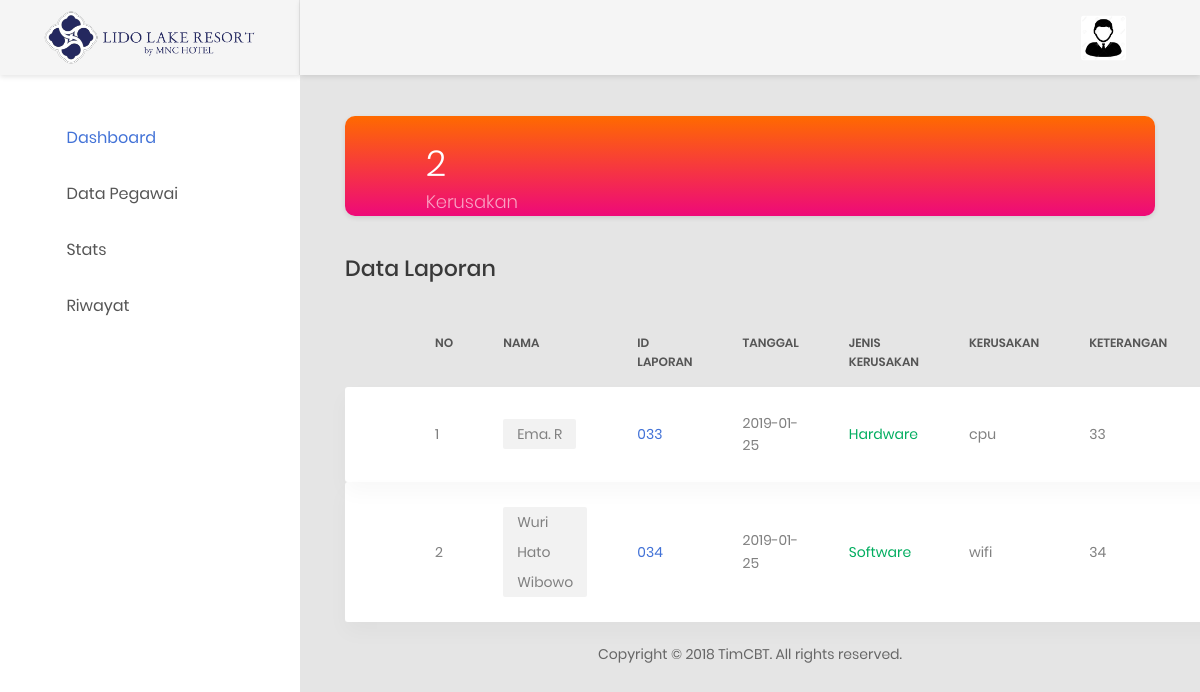
The page /dashboard/stat.php on the database its author committed.
### tables this page shows
CREATE TABLE `report` (
  `tanggal` date NOT NULL,
  `nama` varchar(20) DEFAULT NULL,
  `departmen` varchar(200) NOT NULL,
  `jenis_kerusakan` varchar(10) DEFAULT NULL,
  `kerusakan` varchar(15) DEFAULT NULL,
  `id_report` int(4) NOT NULL
);

### dashboard/stat.php (the view, shortened to what this page needs)
<!DOCTYPE html>
<html lang="en">
<head>
    <link href="css/font-face.css" rel="stylesheet" media="all">
    <link href="vendor/font-awesome-4.7/css/font-awesome.min.css" rel="stylesheet" media="all">
    <link href="vendor/font-awesome-5/css/fontawesome-all.min.css" rel="stylesheet" media="all">
    <link href="vendor/mdi-font/css/material-design-iconic-font.min.css" rel="stylesheet" media="all">
    <link href="vendor/bootstrap-4.1/bootstrap.min.css" rel="stylesheet" media="all">
    <link href="vendor/animsition/animsition.min.css" rel="stylesheet" media="all">
    <link href="vendor/bootstrap-progressbar/bootstrap-progressbar-3.3.4.min.css" rel="stylesheet" media="all">
    <link href="vendor/wow/animate.css" rel="stylesheet" media="all">
    <link href="vendor/css-hamburgers/hamburgers.min.css" rel="stylesheet" media="all">
    <link href="vendor/slick/slick.css" rel="stylesheet" media="all">
    <link href="vendor/select2/select2.min.css" rel="stylesheet" media="all">
    <link href="vendor/perfect-scrollbar/perfect-scrollbar.css" rel="stylesheet" media="all">
    <link href="css/theme.css" rel="stylesheet" media="all">
</head>
<body class="animsition">
    <div class="page-wrapper">
        <aside class="menu-sidebar d-none d-lg-block">
            <div class="logo">
                <a href="index.php">
                    <img src="images/icon/logo_hotel.png" alt="Lido"/>
                </a>
            </div>
            <div class="menu-sidebar__content js-scrollbar1">
                <nav class="navbar-sidebar">
                    <ul class="list-unstyled navbar__list">
                        <li class="active has-sub">
                            <a class="js-arrow" href="index.php">
                                <i class="fas fa-tachometer-alt"></i>Dashboard</a>
                        </li>
                        <li>
                            <a href="data.php">
                                <i class="fas fa-table"></i>Data Pegawai</a>
                        </li>
                        <li>
                            <a href="stat.php">
                                <i class="fas fa-chart-bar"></i>Stats</a>
                        </li>
                        <li>
                            <a href="riwayat.php">
                                <i class="far fa-check-square"></i>Riwayat</a>
                        </li>
                    </ul>
                </nav>
            </div>
        </aside>
        <div class="page-container">
            <header class="header-desktop">
                <div class="section__content section__content--p30">
                    <div class="container-fluid">
                        <div class="header-wrap">
                            <form class="form-header" action="" method="POST">
                            <div class="header-button">
                                <div class="noti-wrap">
                                    <div class="noti__item js-item-menu">
                                        <i class="zmdi zmdi-notifications"></i>
                                    </div>
                                </div>
<?php
include"../config/database.php";
$username = $_SESSION['form-username'];
 ?>
                                <div class="account-wrap">
                                    <div class="account-item clearfix js-item-menu">
                                        <div class="image">
                                            <img src="images/icon/avatar-01.jpg" alt="John Doe" />
                                        </div>
                                        <div class="content">
                                            <a class="js-acc-btn" href="#"><?php echo $username; ?></a>
                                        </div>
                                </div>
                            </div>
                        </div>
                    </div>
                </div>
            </header>
            <div class="main-content">
                <div class="section__content section__content--p30">
                    <div class="container-fluid">
                        <div class="row">
                            <div class="col-md-12">
                                   <div class="overview-item overview-item--c3">
                                    <div class="overview__inner">
                                        <div class="overview-box clearfix">
                                            <div class="icon">
                                                <i class="zmdi zmdi-calendar-note"></i>
                                            </div>
                                            <div class="text">
                        <?php
                        $kueri = mysqli_query($con, "SELECT * FROM report");
                        $data = array ();
                        while (($row = mysqli_fetch_array($kueri)) != null){
                            $data[] = $row;
                        }
                            $cont = count ($data);
                                             ?>
                                                <h2><?php echo $cont ?></h2>
                                                <span>Kerusakan</span>
                                            </div>
                                        </div>
                                    </div>
                                </div>
                        <div class="row">
                            <div class="col-md-12">
                                <h3 class="title-5 m-b-35">data Laporan</h3>
                                <div class="table-responsive table-responsive-data2">
                                    <table class="table table-data2">
                                        <thead>
                                            <tr>
                                                <th>
                                                </th>
                                                <th>No</th>
                                                <th>Nama</th>
                                                <th>ID Laporan</th>
                                                <th>Tanggal</th>
                                                <th>Jenis Kerusakan</th>
                                                <th>Kerusakan</th>
                                                <th>Keterangan</th>
                                                <th></th>
                                            </tr>
                                        </thead>
                                        <tbody>
            <?php
                $no = 0;
                $sql = "SELECT * FROM report";
                $query = mysqli_query($con, $sql);
                $cek = mysqli_num_rows($query);
            ?>
                <?php if ($cek == ""): ?>
                echo "<tr><td align='center' colspan='8'>NO RECORD</td></tr>";
                <?php else: ?>
                <?php while($r= mysqli_fetch_array($query)): ?>
                <?php $no++; ?>
                                            <tr class="tr-shadow">
                                                <td>
                                                </td>
                                                <td><?php echo $no ?></td>
                                                <td>
                                                    <span class="block-email"><?php echo $r['nama'] ?></span>
                                                </td>
                                                <td class="desc"><?php echo "0".$r['id_report'] ?></td>
                                                <td><?php echo $r[0] ?></td>
                                                <td>
                                                    <span class="status--process"><?php echo $r[3] ?></span>
                                                </td>
                                                <td><?php echo $r[4] ?></td>
                                                <td><?php echo $r[5] ?></td>
                                                <td>
                                                </td>
                                            </tr>
                                        <?php endwhile; ?>
                                    <?php endif; ?>
                                        </tbody>
                                    </table>
                                </div>
                            </div>
                        </div>
                                    </div>
                                </div>
                            </div>
            <div class="row">
                <div class="col-md-12">
                    <div class="copyright">
                        <p>Copyright © 2018 TimCBT. All rights reserved.</p>
                    </div>
                </div>
            </div>
                    </div>
                </div>
            </div>
        </div>
</body>
</html>

### rows shown on the page
report: nama "Ema. R", id_report "33", tanggal "2019-01-25", jenis_kerusakan "Hardware", kerusakan "cpu"
report: nama "Wuri Hato Wibowo", id_report "34", tanggal "2019-01-25", jenis_kerusakan "Software", kerusakan "wifi"

### other values the page prints
$cont "2"
